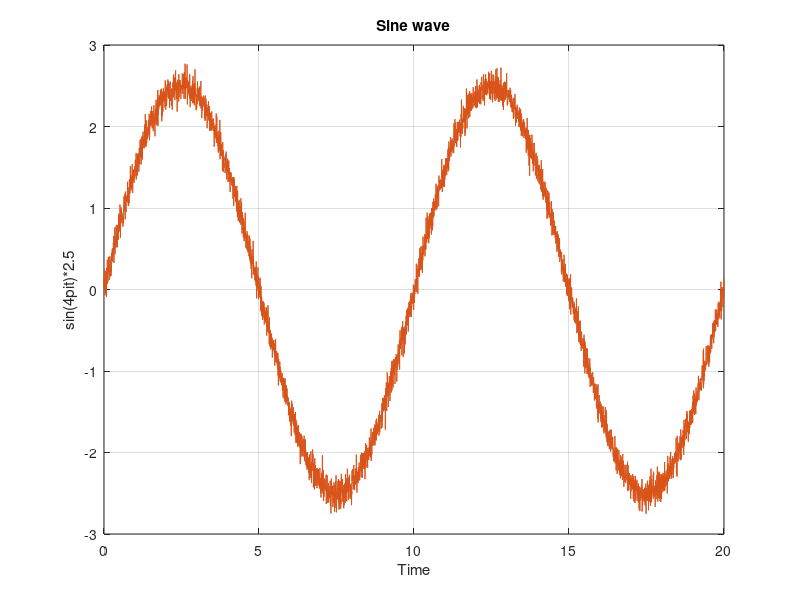

This figure's MATLAB source:
close all;
clear all;
clc;
T = 0.005; % Sampling Period
t_end = 20;
t = 0 : T : t_end;
A = 2.5; % Amplitude
f = 1/10; %Hz
signal = A * sin(2*pi*f*t);

plot(t, signal);
xlabel("Time");
ylabel("sin(4pit)*2.5");
title("Sine wave");

hold on;

mu = 0;
sigma = 0.1;

noise = 0.1 * randn(size(signal));

x_noisy = signal + noise;

plot(t, x_noisy);
grid on;